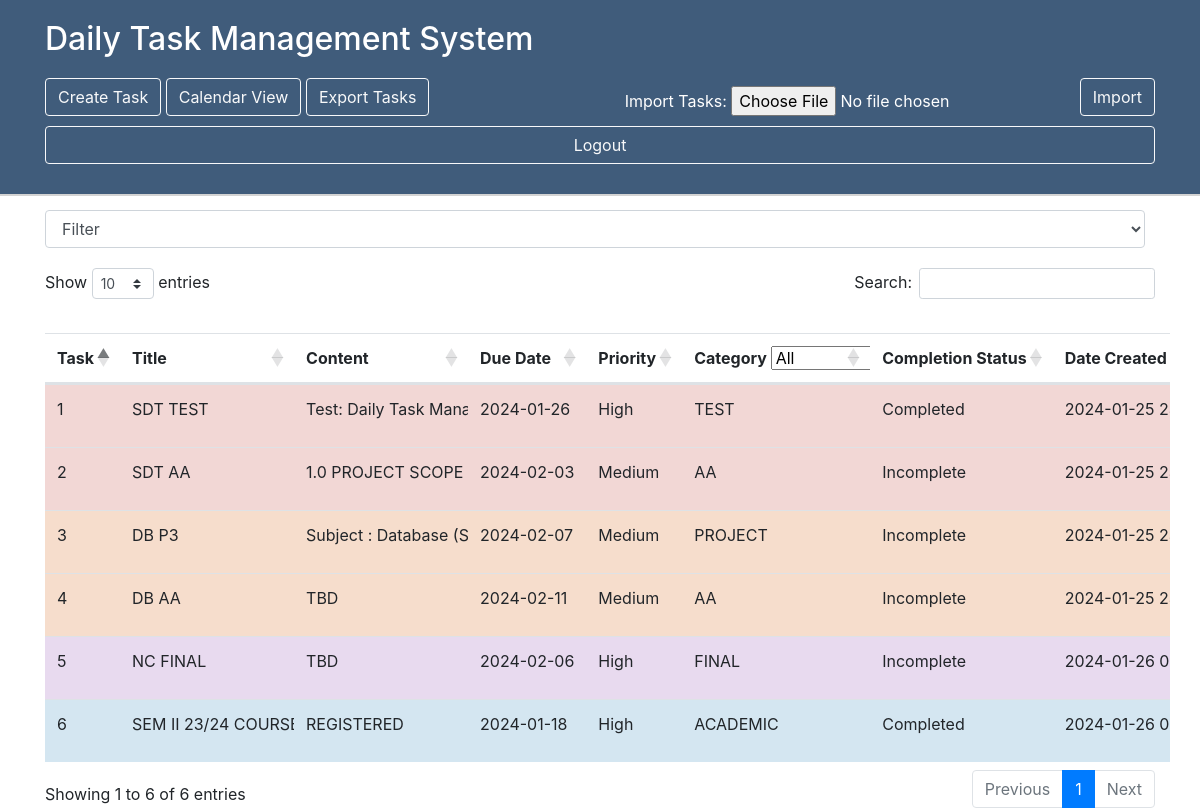
/index.php (signed in), run on the app's committed database.
### tables this page shows
CREATE TABLE `notes` (
  `id` int(11) NOT NULL,
  `users_id` int(11) DEFAULT NULL,
  `title` varchar(255) NOT NULL,
  `content` text DEFAULT NULL,
  `created_at` timestamp NOT NULL DEFAULT current_timestamp(),
  `updated_at` timestamp NOT NULL DEFAULT current_timestamp() ON UPDATE current_timestamp(),
  `color` varchar(20) DEFAULT NULL,
  `due_date` date DEFAULT current_timestamp(),
  `priority` varchar(50) DEFAULT NULL,
  `completion_status` varchar(255) NOT NULL DEFAULT '''Incomplete''',
  `category` varchar(50) DEFAULT NULL
);

### read.php (the view, shortened to what this page needs)
<?php
include 'db_1.php';
$sql = "SELECT * FROM notes WHERE users_id = $users_id";
$result = $conn->query($sql);
if ($result) {
    $count = 1;
    while ($row = $result->fetch_assoc()) {
        echo "<tr style='background-color: " . $row["color"] . ";'>";
        echo "<td>" . $count . "</td>";
        echo "<td>" . $row["title"] . "</td>";
        $content = $row["content"];
        echo "<td>" . $content . "</td>";
        echo "<td>" . $row["due_date"] . "</td>";
        echo "<td>" . $row["priority"] . "</td>";
        echo "<td>" . $row["category"] . "</td>";
        echo "<td>" . $row["completion_status"] . "</td>";
        echo "<td>" . $row["created_at"] . "</td>";
        echo "</tr>";
        $count++;
    }
} else {
    echo "<script>alert('Error: " . $conn->error . "');
    window.location.href='index.php';</script>";
}
?>

### index.php (shortened to what this page needs)
<?php
$users_id = $_SESSION['users_id'];
?>
<!DOCTYPE html>
<html>
<head>
    <link rel="stylesheet" href="https://stackpath.bootstrapcdn.com/bootstrap/4.5.2/css/bootstrap.min.css">
    <link rel="stylesheet" type="text/css" href="https://cdn.datatables.net/1.10.21/css/dataTables.bootstrap4.min.css">
</head>
<body>
    <div class="flex-container">
        <div class="fixed-header">
            <div class="container">
                <h2 style="color: white; margin-bottom: 20px; margin-top: 20px;">Daily Task Management System</h2>
                <div class="button-container">
                    <div>
                        <a href="create_form.php" class="btn btn-outline-light">Create Task</a>
                        <a href="calendar_view.php" class="btn btn-outline-light">Calendar View</a>
                        <a href="export.php" class="btn btn-outline-light">Export Tasks</a>
                    </div>
                    <form action="import.php" method="post" enctype="multipart/form-data" style="color: white;">
                        <label for="file">Import Tasks:</label>
                        <input type="file" name="file" id="file" accept=".csv">
                        <button type="submit" class="btn btn-outline-light">Import</button>
                    </form>
                    <a href="logout.php" class="btn btn-outline-light btn-logout">Logout</a>
                </div>
            </div>
        </div>
    </div>
    <div class="container content-container">
        <div class="filter-dropdown">
            <select class="form-control" id="filterDropdown">
                <option value="">Filter</option>
            </select>
        </div>
        <table class="table" id="taskTable" style="margin-top: 20px;">
            <thead>
                <tr>
                    <th>Task</th>
                    <th style="white-space: nowrap; overflow: hidden; text-overflow: ellipsis;">Title</th>
                    <th class="col-4" style="white-space: nowrap; overflow: hidden; text-overflow: ellipsis;">Content</th>
                    <th>Due Date</th>
                    <th>Priority
                    </th>
                    <th>Category
                        <select id="category-filter">
                            <option value="">All</option>
                        </select>
                    </th>
                    <th>Completion Status
                    </th>
                    <th>Date Created</th>
                </tr>
            </thead>
            <tbody>
                <?php
                include 'read.php';
                ?>
            </tbody>
        </table>
    </div>
</body>
</html>

### index.php (style rules this page uses)
th, td { max-width: 150px; overflow: hidden; white-space: nowrap; }
.container { overflow-x: auto; }
.fixed-header { position: fixed; top: 0; left: 0; right: 0; background-color: rgb(64, 92, 123); z-index: 999; border-bottom: 2px solid lightgray; padding-bottom: 10px; }
.content-container { margin-top: 210px; }
.filter-dropdown { margin-bottom: 20px; margin-right: 10px; }
.button-container { display: flex; flex-wrap: wrap; justify-content: space-between; align-items: center; margin-top: 10px; margin-bottom: 10px; }
.button-container a, .button-container button { margin-bottom: 10px; flex-basis: 48%; }
.button-container .btn-logout { flex-basis: 100%; }
.button-container .btn-outline-light:last-child { margin-right: 0; }
.button-container .btn-logout { margin-left: auto; }

### data on the page
notes: title "SDT TEST", content "Test: Daily Task…", due_date "2024-01-26", priority "High", category "TEST", completion_status "Completed", created_at "2024-01-25…"
notes: title "SDT AA", content "1.0 PROJECT SCOPE", due_date "2024-02-03", priority "Medium", category "AA", completion_status "Incomplete", created_at "2024-01-25…"
notes: title "DB P3", content "Subject : Database…", due_date "2024-02-07", priority "Medium", category "PROJECT", completion_status "Incomplete", created_at "2024-01-25…"
notes: title "DB AA", content "TBD", due_date "2024-02-11", priority "Medium", category "AA", completion_status "Incomplete", created_at "2024-01-25…"
notes: title "NC FINAL", content "TBD", due_date "2024-02-06", priority "High", category "FINAL", completion_status "Incomplete", created_at "2024-01-26…"
notes: title "SEM II 23/24…", content "REGISTERED", due_date "2024-01-18", priority "High", category "ACADEMIC", completion_status "Completed", created_at "2024-01-26…"
